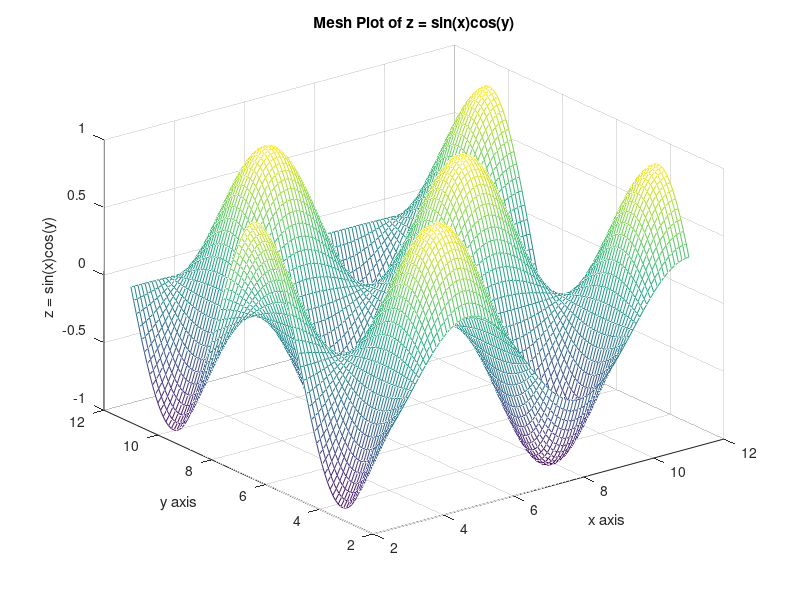

The MATLAB source for this figure:
clc;          
clear;        
close all;    


[X, Y] = meshgrid(2:.100:11);
Z = sin(X) .* cos(Y);

mesh(X, Y, Z);

xlabel('x axis'); 
ylabel('y axis'); 
zlabel('z = sin(x)cos(y)'); 
title('Mesh Plot of z = sin(x)cos(y)');


